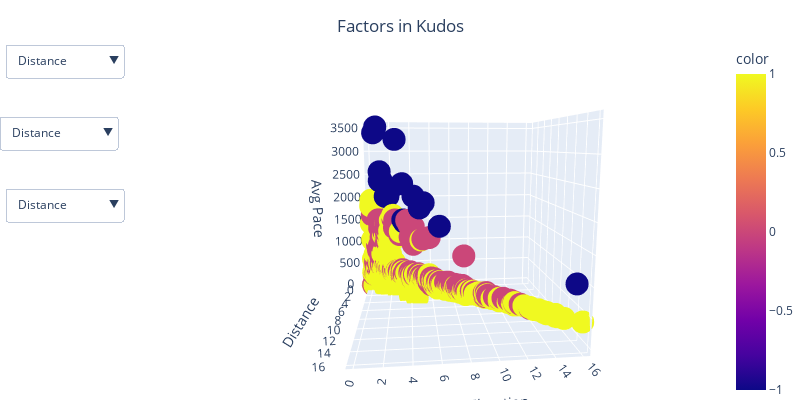

The notebook cell this image was saved under:
### Code cell
fig = px.scatter_3d(df, x = cluster_cols[0],  y = cluster_cols[1],  z = cluster_cols[2], color = dbscan_labels) 

x_buttons = []
for column in cluster_cols: #ss_strava.get_numeric().columns:
    button = dict(
        label=column,
        method='update',
        args=[{ 'x': [df[column]]},
              {'xaxis': {'title': column}}]
    )
    x_buttons.append(button)

y_buttons = []
for column in cluster_cols: #ss_strava.get_numeric().columns:
    button = dict(
        label=column,
        method='update',
        args=[{ 'y': [df[column]]},
              {'yaxis': {'title': column}}]
    )
    y_buttons.append(button)

z_buttons = []
for column in cluster_cols: #ss_strava.get_numeric().columns:
    button = dict(
        label=column,
        method='update',
        args=[{ 'z': [df[column]]}]
    )
    z_buttons.append(button)

fig.update_layout(margin=dict(l=0, r=0, t=40, b=0),width = 800, height=400,
            title=dict(text="Factors in Kudos ", x=0.5, y=0.95, xanchor="center", yanchor="top"),
                  
                 updatemenus= [
            dict(type = 'dropdown', x = -.15, y = .99, buttons= x_buttons, showactive = True),
            dict(type = 'dropdown', x = -.16, y = .79, buttons= y_buttons,showactive = True),
            dict(type = 'dropdown', x = -.15, y = .59, buttons= z_buttons,showactive = True)])

fig.show()

### Figure 1 — Plotly figure (JSON) as saved in the notebook; plotly's stock layout.template omitted (floating-point values rounded to 4 significant figures; data arrays with more than 128 entries replaced by an {"elided": "..."} marker saying what was removed)
{"data": [{"hovertemplate": "Distance=%{x}<br>Max Elevation=%{y}<br>Avg Pace=%{z}<br>color=%{marker.color}<extra></extra>", "legendgroup": "", "marker": {"color": {"elided": "999 int values"}, "coloraxis": "coloraxis", "symbol": "circle"}, "mode": "markers", "name": "", "scene": "scene", "showlegend": false, "type": "scatter3d", "x": {"elided": "999 float values"}, "y": {"elided": "999 float values"}, "z": {"elided": "999 int values"}}], "layout": {"coloraxis": {"colorbar": {"title": {"text": "color"}}, "colorscale": [[0, "#0d0887"], [0.1111, "#46039f"], [0.2222, "#7201a8"], [0.3333, "#9c179e"], [0.4444, "#bd3786"], [0.5556, "#d8576b"], [0.6667, "#ed7953"], [0.7778, "#fb9f3a"], [0.8889, "#fdca26"], [1, "#f0f921"]]}, "height": 400, "legend": {"tracegroupgap": 0}, "margin": {"b": 0, "l": 0, "r": 0, "t": 40}, "scene": {"aspectmode": "auto", "aspectratio": {"x": 1, "y": 1, "z": 1}, "camera": {"center": {"x": 0, "y": 0, "z": 0}, "eye": {"x": 2.121, "y": -0.2328, "z": 0.3658}, "projection": {"type": "perspective"}, "up": {"x": 0, "y": 0, "z": 1}}, "domain": {"x": [0, 1], "y": [0, 1]}, "xaxis": {"title": {"text": "Distance"}, "type": "linear"}, "yaxis": {"title": {"text": "Max Elevation"}, "type": "linear"}, "zaxis": {"title": {"text": "Avg Pace"}, "type": "linear"}}, "title": {"text": "Factors in Kudos ", "x": 0.5, "xanchor": "center", "y": 0.95, "yanchor": "top"}, "updatemenus": [{"buttons": [{"args": [{"x": {"elided": "1x999 float values"}}, {"xaxis": {"title": "Distance"}}], "label": "Distance", "method": "update"}, {"args": [{"x": {"elided": "1x999 int values"}}, {"xaxis": {"title": "Max Elevation"}}], "label": "Max Elevation", "method": "update"}, {"args": [{"x": {"elided": "1x999 int values"}}, {"xaxis": {"title": "Avg Pace"}}], "label": "Avg Pace", "method": "update"}], "showactive": true, "type": "dropdown", "x": -0.15, "y": 0.99}, {"active": 0, "buttons": [{"args": [{"y": {"elided": "1x999 float values"}}, {"yaxis": {"title": {"text": "Distance"}}}], "label": "Distance", "method": "update"}, {"args": [{"y": {"elided": "1x999 int values"}}, {"yaxis": {"title": {"text": "Max Elevation"}}}], "label": "Max Elevation", "method": "update"}, {"args": [{"y": {"elided": "1x999 int values"}}, {"yaxis": {"title": "Avg Pace"}}], "label": "Avg Pace", "method": "update"}], "showactive": true, "type": "dropdown", "x": -0.16, "y": 0.79}, {"buttons": [{"args": [{"z": {"elided": "1x999 float values"}}], "label": "Distance", "method": "update"}, {"args": [{"z": {"elided": "1x999 int values"}}], "label": "Max Elevation", "method": "update"}, {"args": [{"z": {"elided": "1x999 int values"}}], "label": "Avg Pace", "method": "update"}], "showactive": true, "type": "dropdown", "x": -0.15, "y": 0.59}], "width": 800, "yaxis": {"title": {"text": "Distance"}}}}
